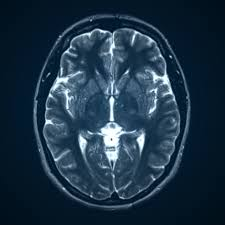
#> input picture img_1.png, 225 x 225 px
$ python tumorORno_test.py
#> lines starting #> are read from the running program, lines starting #| are printed output that depends on the picture
from PIL import Image
import numpy as np
import joblib

# Load the trained model
pipeline = joblib.load('tumor_detector.pkl')
#> (reads tumor_detector.pkl from the repository)

def preprocess_image(image_path):
#> called with image_path = 'img_1.png'
    img = Image.open(image_path).convert('L').resize((64, 64))
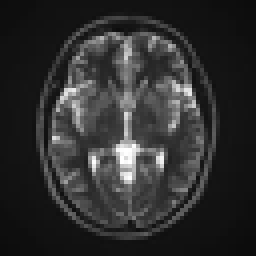
#> img: PIL image 64x64 L (shown 4 times larger); min 12, max 255, mean 47
    img_array = np.array(img).flatten()
#> img_array = 4096 values, max 255 at index 2399, min 12 at index 61, mean 47.02
    return img_array.reshape(1, -1)

img_features = preprocess_image('img_1.png')
prediction = pipeline.predict(img_features)[0]
#> prediction = 0

if prediction == 1:
    print("Prediction: Tumor detected")
else:
    print("Prediction: No tumor detected")
